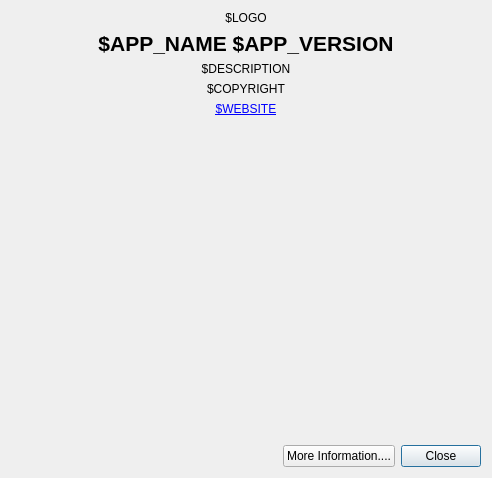
<?xml version="1.0" encoding="UTF-8"?>
<ui version="4.0">
 <class>AboutDialog</class>
 <widget class="QDialog" name="AboutDialog">
  <property name="geometry">
   <rect>
    <x>0</x>
    <y>0</y>
    <width>492</width>
    <height>478</height>
   </rect>
  </property>
  <property name="windowTitle">
   <string>About</string>
  </property>
  <layout class="QVBoxLayout" name="verticalLayout">
   <item>
    <widget class="QLabel" name="logoLabel">
     <property name="text">
      <string>$LOGO</string>
     </property>
     <property name="alignment">
      <set>Qt::AlignCenter</set>
     </property>
    </widget>
   </item>
   <item>
    <widget class="QLabel" name="appVerLabel">
     <property name="font">
      <font>
       <pointsize>16</pointsize>
      </font>
     </property>
     <property name="text">
      <string>&lt;strong&gt;$APP_NAME $APP_VERSION&lt;/strong&gt;</string>
     </property>
     <property name="alignment">
      <set>Qt::AlignCenter</set>
     </property>
    </widget>
   </item>
   <item>
    <widget class="QLabel" name="descrLabel">
     <property name="text">
      <string>$DESCRIPTION</string>
     </property>
     <property name="alignment">
      <set>Qt::AlignCenter</set>
     </property>
    </widget>
   </item>
   <item>
    <widget class="QLabel" name="copyrightLabel">
     <property name="text">
      <string>$COPYRIGHT</string>
     </property>
     <property name="alignment">
      <set>Qt::AlignCenter</set>
     </property>
     <property name="wordWrap">
      <bool>true</bool>
     </property>
    </widget>
   </item>
   <item>
    <widget class="QLabel" name="websiteLabel">
     <property name="text">
      <string>&lt;a href=&quot;http://&quot;&gt;$WEBSITE&lt;/a&gt;</string>
     </property>
     <property name="alignment">
      <set>Qt::AlignCenter</set>
     </property>
    </widget>
   </item>
   <item>
    <spacer name="verticalSpacer">
     <property name="orientation">
      <enum>Qt::Vertical</enum>
     </property>
     <property name="sizeHint" stdset="0">
      <size>
       <width>20</width>
       <height>299</height>
      </size>
     </property>
    </spacer>
   </item>
   <item>
    <layout class="QHBoxLayout" name="horizontalLayout">
     <item>
      <spacer name="horizontalSpacer">
       <property name="orientation">
        <enum>Qt::Horizontal</enum>
       </property>
       <property name="sizeHint" stdset="0">
        <size>
         <width>40</width>
         <height>20</height>
        </size>
       </property>
      </spacer>
     </item>
     <item>
      <widget class="QPushButton" name="moreInfoButton">
       <property name="text">
        <string>More Information....</string>
       </property>
      </widget>
     </item>
     <item>
      <widget class="QPushButton" name="closeButton">
       <property name="text">
        <string>Close</string>
       </property>
       <property name="default">
        <bool>true</bool>
       </property>
      </widget>
     </item>
    </layout>
   </item>
  </layout>
 </widget>
 <resources/>
 <connections/>
</ui>
